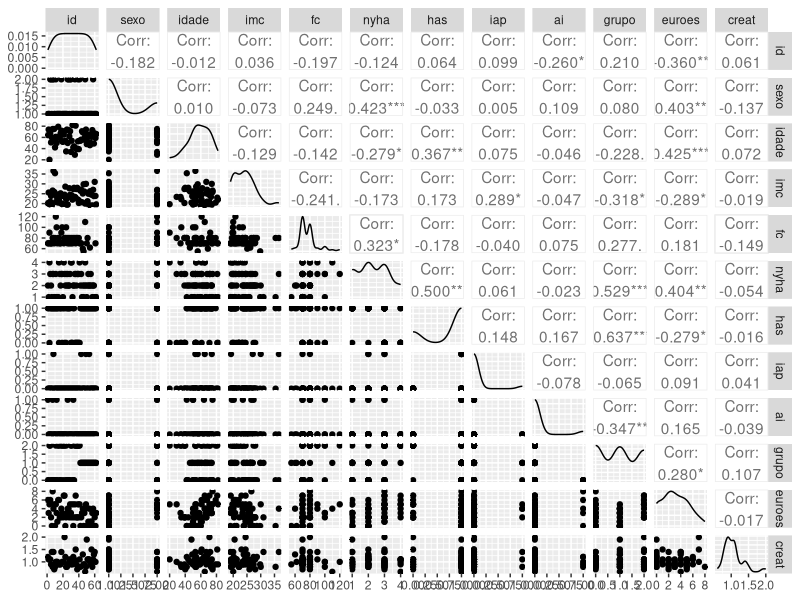
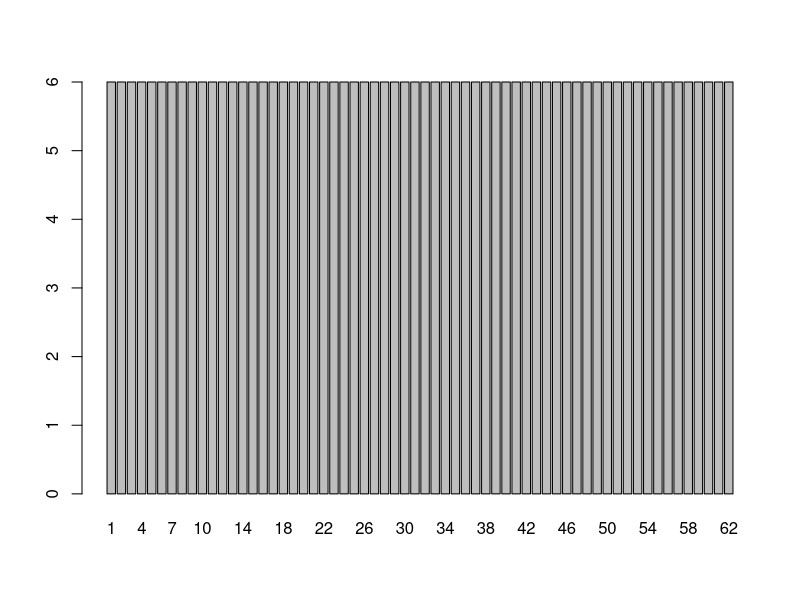
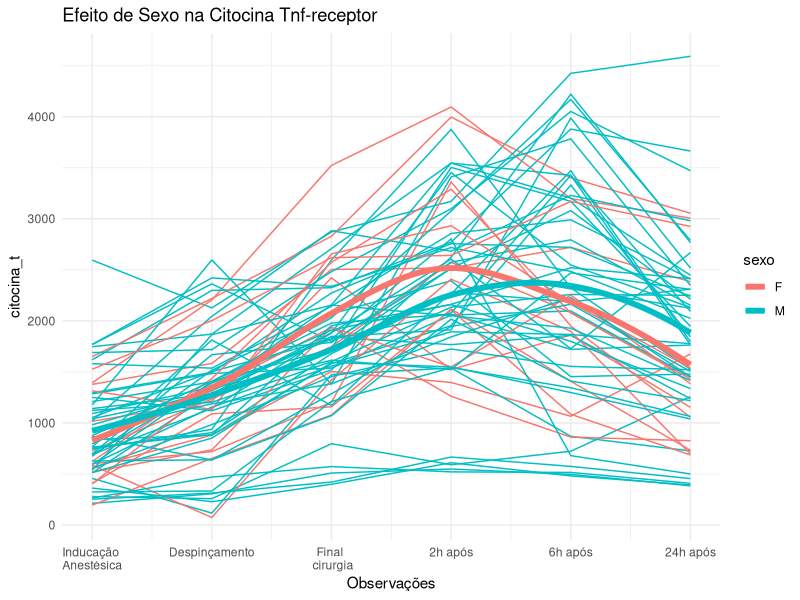
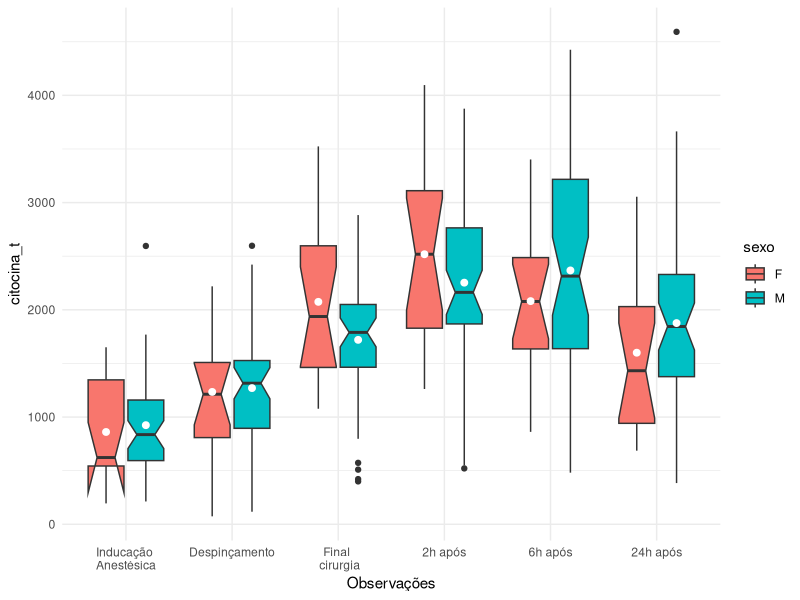
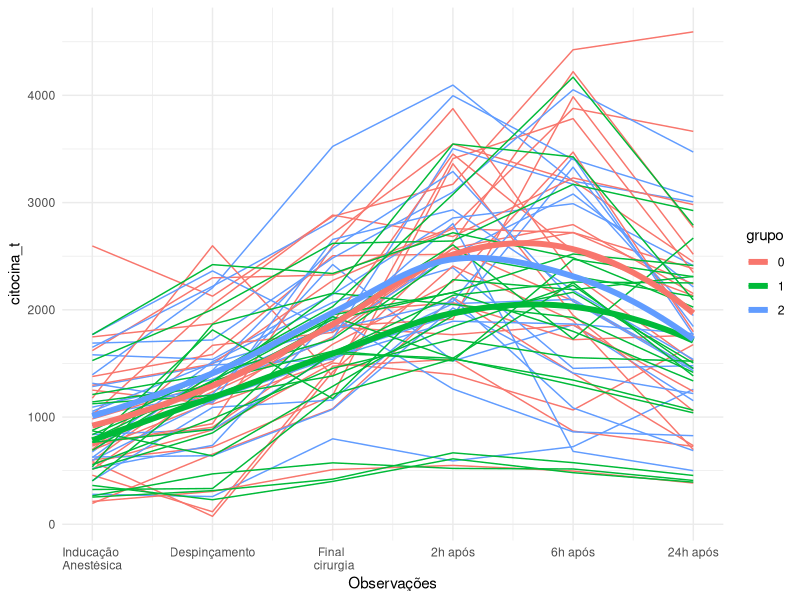
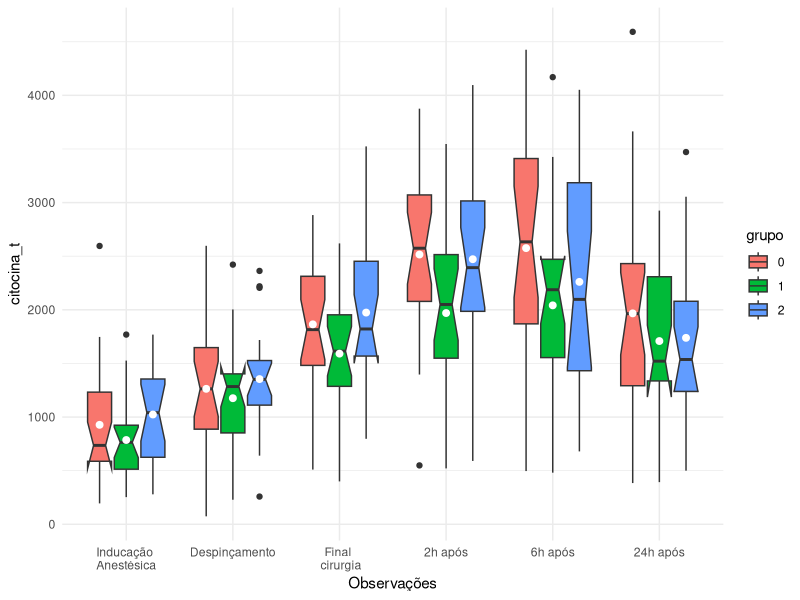

Recreate these plots in R, in order. (Note: this script raises an error after producing the figures.)
# Pacotes
require(dplyr)
require(ggplot2)
require(tidyr)
require(ggplot2)
require(GGally)


# Carregamento da base de dados

dados_brutos <- tibble(read.table('base_de_dados.txt', header = T)) # Base do github

# Correção na linha 6 da variável n56hpo

dados_brutos$n56hpo[6] <- 1130

# Criação de um id para os pacientes

dados_brutos$id <- 1:length(dados_brutos$idade)



# Seleção das variáveis do estudo
## IMPORTANTE
### eurob e euros medem risco de evento cardiáco, usar apenas uma delas

dados <- dados_brutos %>% select(c(id,sexo, idade,imc, fc,
                                   nyha, has, iap, ai, grupo,
                                   euroes, fc, creat,
                                   t1, t2, t3, t4, t5, t6,
                                   n1anest, n2despin,n3final,
                                   n42hpo, n56hpo,n624hpo
                                   )) 


## GGpairs das covariáveis

dados %>% select(-c(t1, t2, t3, t4, t5, t6,
                    n1anest, n2despin,n3final,
                    n42hpo, n56hpo,n624hpo)) %>% ggpairs()

# Tratamento dos dados categoricos
dados$sexo <- as.factor(ifelse(dados$sexo== 1, 'M', 'F' ))
dados$nyha <- as.factor(dados$nyha)
dados$has <- as.factor(dados$has)
dados$iap <- as.factor(dados$iap)
dados$ai <- as.factor(dados$ai)
dados$grupo <- as.factor(dados$grupo)

# Tratamentos das variáveis de tempo em horas
## NÃO FIZ


# Descrições da base
str(dados)
summary(dados)

## Primeiras linhas da base
head(dados)


# CORRELAÇÕES

## Correlação de todos os pacientes
round(cor(dados[,13:16]),2)

## Correlação do grupo 0 

round(cor(subset(dados, grupo == 0)[,13:16]),2)

## Correlação do grupo 1

round(cor(subset(dados, grupo == 1)[,13:16]),2)

## Correlação do grupo 2

round(cor(subset(dados, grupo == 2)[,13:16]),2)

# Transformando os dados em fortmato longo
## Foram transformados em longo a resposta (t1, t2, ..., t6)
## As variáveis de tempo n1anest, ..., n62hpo foram ignoradas (NÂO SEI SE ESTÁ CORRETO)

dados_longos <- dados %>% pivot_longer(
    cols = starts_with("t"),               
    names_to = "observacao",                   
    values_to = "citocina_t",              
    names_prefix = "t"                    
)
head(dados_longos)

# Não há perda de acompanhamento no estudo
barplot(table(dados_longos$id))


# Gráficos
## Diferênça de gênero
rotulos <- c('Inducação \nAnestésica', 'Despinçamento', 'Final \n cirurgia',
             '2h após', '6h após', '24h após')

dados_longos$obs_continua <- as.numeric(dados_longos$observacao) #variável continua para gráfico

p1_sex<-ggplot(dados_longos, aes(x=obs_continua, y= citocina_t,color=sexo))+
    geom_line(aes(group=id))+ theme(legend.position="top")+
    labs(x="Observações", title = 'Efeito de Sexo na Citocina Tnf-receptor ') + theme_minimal()+
    scale_x_continuous(breaks = seq_along(rotulos), labels = rotulos )
p1_sex + geom_smooth(method = "loess", se = FALSE, size = 2)


p2_sex<-ggplot(dados_longos, aes(x=observacao,y=citocina_t,fill=sexo))+
    geom_boxplot(notch=TRUE) +theme(legend.position="top") +
    stat_summary(fun="mean",geom="point",size=2,color="white",
                 position=position_dodge(width=0.75),show.legend=FALSE) +
    labs(x="Observações") + theme_minimal() + 
    scale_x_discrete(breaks = seq_along(rotulos), labels = rotulos )
p2_sex


## Diferença de grupo
p1_grupo<-ggplot(dados_longos, aes(x=obs_continua, y= citocina_t,color=grupo))+
    geom_line(aes(group=id))+ theme(legend.position="top")+
    labs(x="Observações") + theme_minimal()+
    scale_x_continuous(breaks = seq_along(rotulos), labels = rotulos )
p1_grupo + geom_smooth(method = "loess", se = FALSE, size = 2)



p2_grupo<-ggplot(dados_longos, aes(x=observacao,y=citocina_t,fill=grupo))+
    geom_boxplot(notch=TRUE) +theme(legend.position="top") +
    stat_summary(fun="mean",geom="point",size=2,color="white",
                 position=position_dodge(width=0.75),show.legend=FALSE) +
    labs(x="Observações") + theme_minimal() + 
    scale_x_discrete(breaks = seq_along(rotulos), labels = rotulos )

p2_grupo

### excluimos da base a variável contínua
dados_longos <- dados_longos %>% select(-c(obs_continua))


# Dados Nulos e tratamentos

## Dados nulos por colunas
knitr::kable(
colSums(is.na(dados_brutos)) %>% arrange(desc(x))) # ARRUMAR

## Comentar mais sobre

# Ajuste GLS


# Ajuste GEE


# Modelo Misto

# Resíduos

# Considerações
